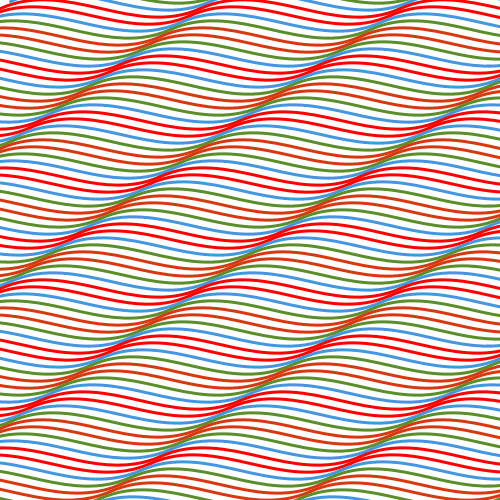
Frame 1 (no input)
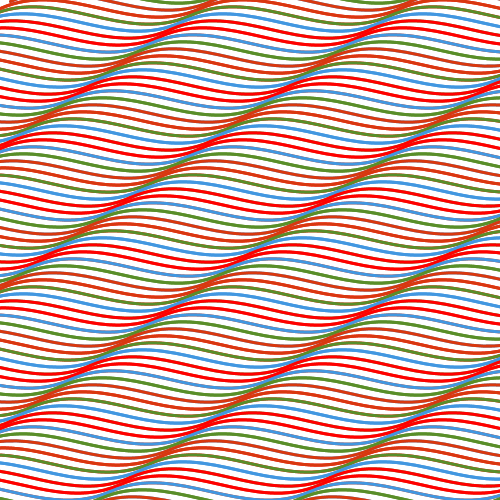
Frame 2 (the mouse pressed at the canvas centre, redrawn once)

The Processing sketch that drew these frames (run headless with seeded random() and noise(); the mouse was pressed at the canvas centre and the sketch redrawn once):

// Processing sketch: processing_38078
// ── processing_38078.pde

int x=-10;
int y=7;
int i;
int c;
void setup()
{
  smooth();
  size(500, 500);
background(255);
  strokeWeight(3);
  noFill();
}

void draw()
{
  translate(640,-20);
  for (i=0;i<=width;i+=5)
  {
    translate(x, y);
    c++;
    colorStroke();
    bezier(-600,0,-533,-30,-466,30,-400,0);
    bezier(-400,0,-333,-30,-266,30,-200,0);
    bezier(-200,0,-133,-30,-66,30,0,0);
    bezier(0, 0, 67, -30, 132, 30, 200, 0);
    bezier(200, 0, 267, -30, 332, 30, 400, 0);
    bezier(400, 0, 467, -30, 532, 30, 600, 0);
  }
  noLoop();
}

void colorStroke()
{
  if(c%8==0||c%8==1)
  {
    stroke(216,56,15);
  }
  if(c%8==2||c%8==7)
  {
    stroke(89,142,41);
  }
  if(c%8==3||c%8==6)
  {
    stroke(66,151,224);
  }
  if(c%8==4||c%8==5)
  {
    stroke(255,0,0);
  }
}
    
